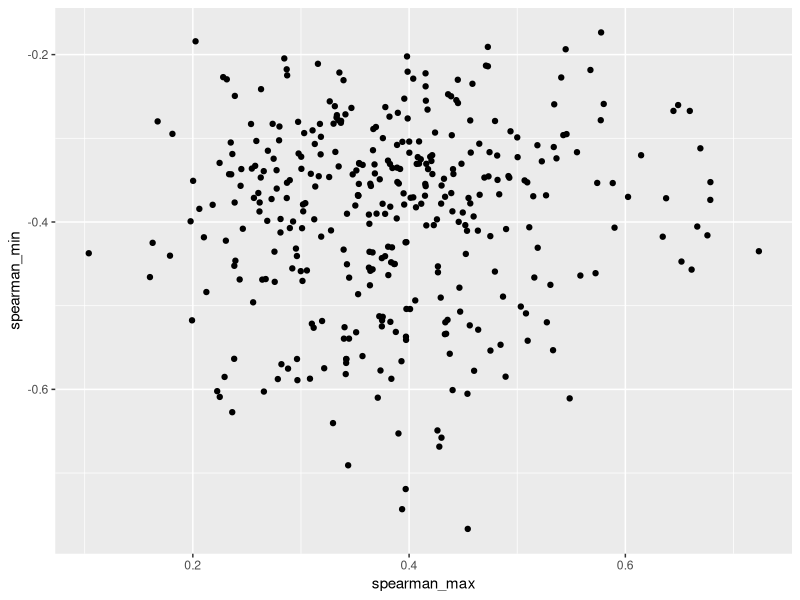
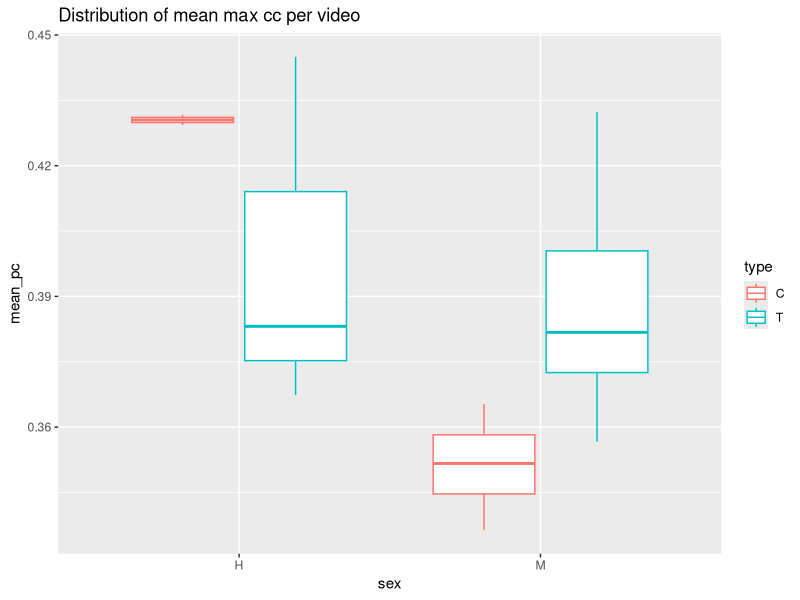
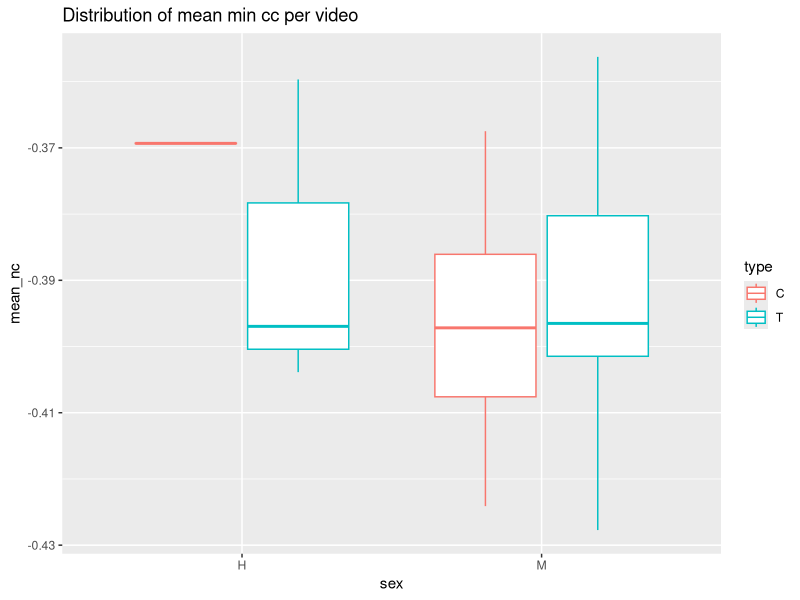
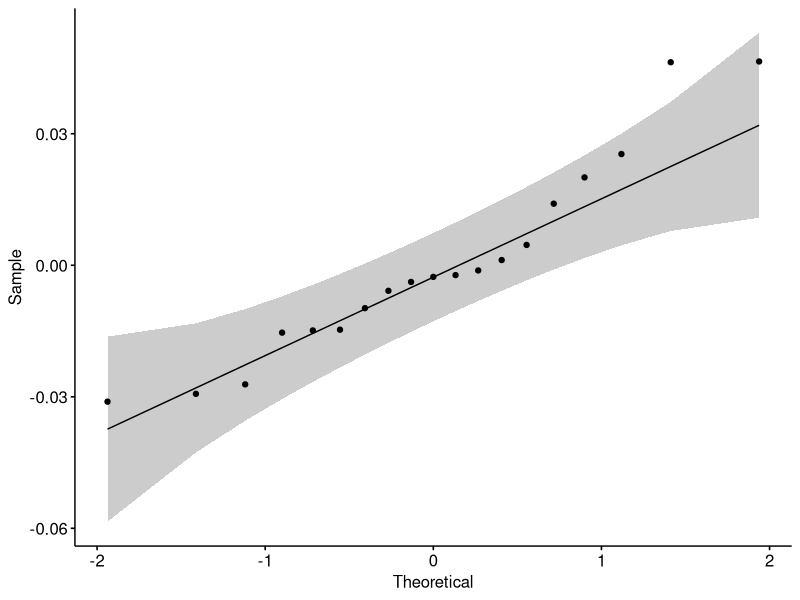
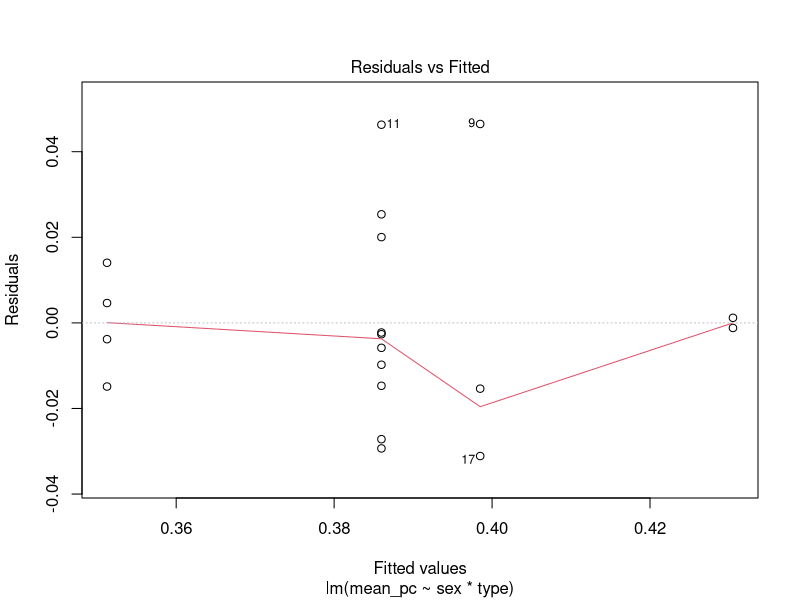
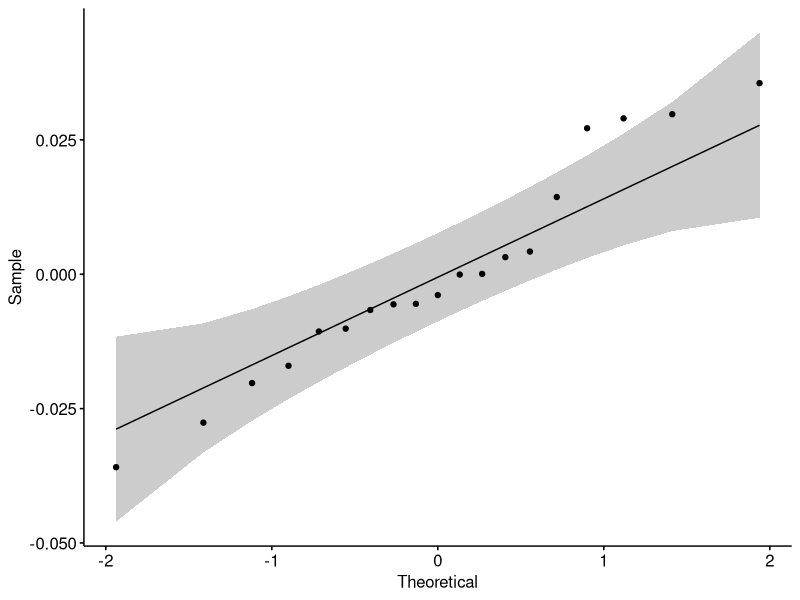
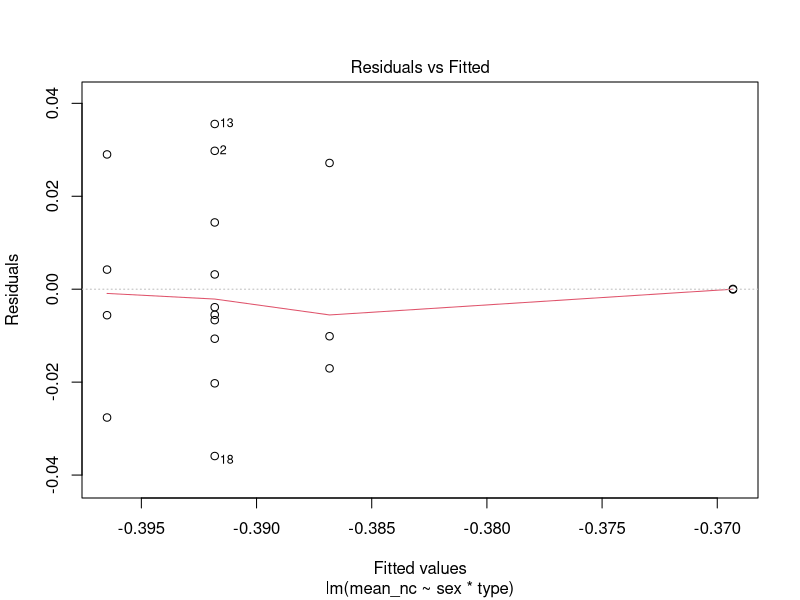

The R source for these figures, in order: (Note: this script raises an error after producing the figures.)
## ---- chunk 1
knitr::opts_chunk$set(echo = TRUE)
## ---- chunk 2
library(dplyr)
library(rstatix)
library(ggplot2)
library(ggpubr)
library(knitr)

MEA_segments<-read.csv("MEA_segments.csv")%>%
  select(video,zone,spearman_max,lag_spearman_max,spearman_min,lag_spearman_min,sex,type)
## ---- chunk 3
n<-nrow(MEA_segments)
x<-sample(n,10)
kable(MEA_segments[x, ])
## ---- chunk 4
x1<-which(MEA_segments$spearman_max+MEA_segments$spearman_min>0&
          MEA_segments$lag_spearman_max>1)
x2<-which(MEA_segments$spearman_max+MEA_segments$spearman_min<0&
          MEA_segments$lag_spearman_min>1)

MEA_segments<-MEA_segments[c(x1,x2), ]
## ---- chunk 5
MEA_segments <- group_by(MEA_segments,video)
segments_videos <- reframe(MEA_segments,segments=n())
kable(segments_videos)
MEA_segments<-ungroup(MEA_segments)
## ---- chunk 6
ggplot(MEA_segments,aes(spearman_max,spearman_min))+geom_point()
correlation <-cor(MEA_segments$spearman_max,MEA_segments$spearman_min)
print(summary(MEA_segments$spearman_max))
print(summary(MEA_segments$spearman_min))

n1 <- length(which(MEA_segments$spearman_max<0))
n2 <- length(which(MEA_segments$spearman_min>0))
## ---- chunk 7
MEA_segments<-group_by(MEA_segments,video,sex,type)
Mean_corr_by_video<-reframe(MEA_segments,mean_pc=mean(spearman_max),mean_nc=mean(spearman_min),sd_pc=sd(spearman_max),sd_nc=sd(spearman_min))
MEA_segments<-ungroup(MEA_segments)
kable(Mean_corr_by_video)
## ---- chunk 8
Mean_corr_by_video<-group_by(Mean_corr_by_video,sex,type)

table_1<-reframe(Mean_corr_by_video,mean_pc=mean(mean_pc),
mean_nc=mean(mean_nc),sd_pc=mean(sd_pc),sd_nc=mean(sd_nc))
kable(table_1)
Mean_corr_by_video<-ungroup(Mean_corr_by_video)
## ---- chunk 9
ggplot(Mean_corr_by_video,aes(x=sex,y=mean_pc,color=type))+geom_boxplot()+ggtitle("Distribution of mean max cc per video")
ggplot(Mean_corr_by_video,aes(x=sex,y=mean_nc,color=type))+geom_boxplot()+ggtitle("Distribution of mean min cc per video")
## ---- chunk 10
model  <- lm(mean_pc ~ sex*type, data = Mean_corr_by_video)
ggqqplot(residuals(model))
shapiro_test(residuals(model))
plot(model,1)
Mean_corr_by_video %>% levene_test(mean_pc ~ sex*type)
## ---- chunk 11
model  <- lm(mean_nc ~ sex*type, data = Mean_corr_by_video)
ggqqplot(residuals(model))
shapiro_test(residuals(model))
plot(model,1)
Mean_corr_by_video %>% levene_test(mean_nc ~ sex*type)
## ---- chunk 12
temp<-Mean_corr_by_video%>%group_by(sex,type)%>%identify_outliers(mean_pc)
print(temp)
## ---- chunk 13
temp<-Mean_corr_by_video%>%group_by(sex,type)%>%identify_outliers(mean_nc)
print(temp)
## ---- chunk 14
Mean_corr_by_video_nc<-Mean_corr_by_video
if (length(x)>0){
  Mean_corr_by_video_nc<-Mean_corr_by_video_nc[-x,]
}
Mean_corr_by_video_pc<-Mean_corr_by_video
if (length(x)>0){
  Mean_corr_by_video_pc<-Mean_corr_by_video_pc[-x,]
}
## ---- chunk 15
anova_nc <- Mean_corr_by_video %>% anova_test(mean_nc ~ sex * type)
print(anova_nc)
## ---- chunk 16
anova_pc <- Mean_corr_by_video %>% anova_test(mean_pc ~ sex * type)
print(anova_pc)
## ---- chunk 17
res.aov <- filter(Mean_corr_by_video_pc,sex=='Male') %>% 
  anova_test(mean_pc ~ type)
print(res.aov)
## ---- chunk 18
res.aov <- filter(Mean_corr_by_video_pc,sex=='Female') %>% 
  anova_test(mean_pc ~ type)
print(res.aov)
## ---- chunk 19
res.aov <- filter(Mean_corr_by_video_nc,sex=='Male') %>% 
  anova_test(mean_nc ~ type)
print(res.aov)
## ---- chunk 20
res.aov <- filter(Mean_corr_by_video_nc,sex=='Female') %>% 
  anova_test(mean_nc ~ type)
print(res.aov)
